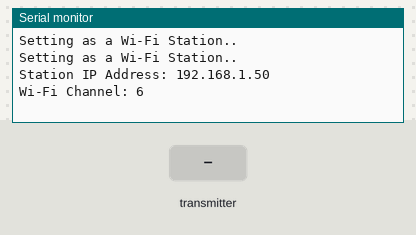
The sketch below on a simulated ESP32. Shown: the last lines printed to the serial monitor. The inputs (shaded band) are chosen by the test bench. WiFi joins after 1.5 s; servers stay silent unless stated.

Above: at 4.2 s.
4.3 s: the transmitter starts sending id = 0
At 4.61 s:
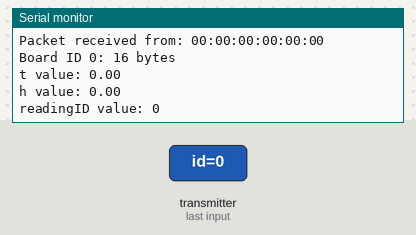
5.8 s: the transmitter starts sending temp = 25
7.3 s: the transmitter starts sending hum = 25
8.8 s: the transmitter starts sending readingId = 1
At 9.11 s:
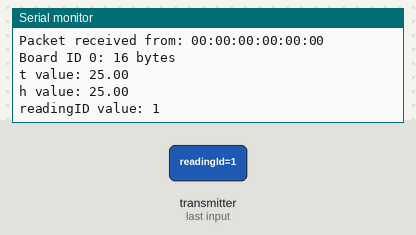
10.3 s: the transmitter starts sending id = 1
11.8 s: the transmitter starts sending temp = 50
Timing chart, 0 to 14.3 s (numbered marks = the images above; inputs shaded):
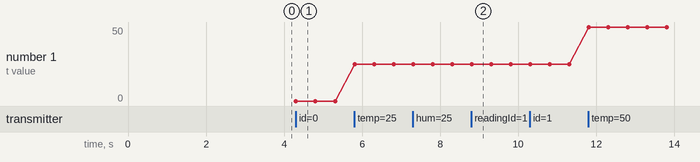

The sketch:

Reciever.ino
```cpp
#include <esp_now.h>
#include <WiFi.h>
#include "ESPAsyncWebServer.h"
#include <Arduino_JSON.h>
#include <ESP_Mail_Client.h>

#define SMTP_HOST "smtp.gmail.com"
#define SMTP_PORT 465

#define AUTHOR_EMAIL "sample@gmail.com"
#define AUTHOR_PASSWORD "hsipopwydfyjdebc"
#define RECIPIENT_EMAIL "vyasmadhvan@gmail.com"

const char* ssid = "******";
const char* password = "******";


typedef struct struct_message {
  int id;
  float temp;
  float hum;
  unsigned int readingId;
} struct_message;


SMTPSession smtp;

struct_message incomingReadings;

JSONVar board;

AsyncWebServer server(80);
AsyncEventSource events("/events");

void smtpCallback(SMTP_Status status){
  /* Print the current status */
  Serial.println(status.info());

  /* Print the sending result */
  if (status.success()){
    Serial.println("----------------");
    ESP_MAIL_PRINTF("Message sent success: %d\n", status.completedCount());
    ESP_MAIL_PRINTF("Message sent failled: %d\n", status.failedCount());
    Serial.println("----------------\n");
    struct tm dt;

    for (size_t i = 0; i < smtp.sendingResult.size(); i++){
      /* Get the result item */
      SMTP_Result result = smtp.sendingResult.getItem(i);
      time_t ts = (time_t)result.timestamp;
      localtime_r(&ts, &dt);

      ESP_MAIL_PRINTF("Message No: %d\n", i + 1);
      ESP_MAIL_PRINTF("Status: %s\n", result.completed ? "success" : "failed");
      ESP_MAIL_PRINTF("Date/Time: %d/%d/%d %d:%d:%d\n", dt.tm_year + 1900, dt.tm_mon + 1, dt.tm_mday, dt.tm_hour, dt.tm_min, dt.tm_sec);
      ESP_MAIL_PRINTF("Recipient: %s\n", result.recipients.c_str());
      ESP_MAIL_PRINTF("Subject: %s\n", result.subject.c_str());
    }
    Serial.println("----------------\n");
  }
}


// callback function that will be executed when data is received
void OnDataRecv(const uint8_t * mac_addr, const uint8_t *incomingData, int len) {
  // Copies the sender mac address to a string
  char macStr[18];
  Serial.print("Packet received from: ");
  snprintf(macStr, sizeof(macStr), "%02x:%02x:%02x:%02x:%02x:%02x",
           mac_addr[0], mac_addr[1], mac_addr[2], mac_addr[3], mac_addr[4], mac_addr[5]);
  Serial.println(macStr);
  memcpy(&incomingReadings, incomingData, sizeof(incomingReadings));

  board["id"] = incomingReadings.id;
  board["temperature"] = incomingReadings.temp;
  board["humidity"] = incomingReadings.hum;
  board["readingId"] = String(incomingReadings.readingId);
  String jsonString = JSON.stringify(board);
  events.send(jsonString.c_str(), "new_readings", millis());

  Serial.printf("Board ID %u: %u bytes\n", incomingReadings.id, len);
  Serial.printf("t value: %4.2f \n", incomingReadings.temp);
  Serial.printf("h value: %4.2f \n", incomingReadings.hum);
  Serial.printf("readingID value: %d \n", incomingReadings.readingId);
  Serial.println();
}

const char index_html[] PROGMEM = R"rawliteral(
<!DOCTYPE HTML><html>
<head>
  <title>ESP-NOW DASHBOARD</title>
  <meta name="viewport" content="width=device-width, initial-scale=1">
  <link rel="stylesheet" href="https://use.fontawesome.com/releases/v5.7.2/css/all.css" integrity="sha384-fnmOCqbTlWIlj8LyTjo7mOUStjsKC4pOpQbqyi7RrhN7udi9RwhKkMHpvLbHG9Sr" crossorigin="anonymous">
  <link rel="icon" href="data:,">
  <style>
    html {font-family: Arial; display: inline-block; text-align: center;}
    p {  font-size: 1.2rem;}
    body {  margin: 0;}
    .topnav { overflow: hidden; background-color: #2f4468; color: white; font-size: 1.7rem; }
    .content { padding: 20px; }
    .card { background-color: white; box-shadow: 2px 2px 12px 1px rgba(140,140,140,.5); }
    .cards { max-width: 700px; margin: 0 auto; display: grid; grid-gap: 2rem; grid-template-columns: repeat(auto-fit, minmax(300px, 1fr)); }
    .reading { font-size: 2.8rem; }
    .packet { color: #bebebe; }
    .card.temperature { color: #fd7e14; }
    .card.humidity { color: #1b78e2; }
  </style>
</head>
<body>
  <div class="topnav">
    <h3>ESP-NOW DASHBOARD</h3>
  </div>
  <div class="content">
    <div class="cards">
      <div class="card temperature">
        <h4><i class="fas fa-thermometer-half"></i> BOARD #1 - TEMPERATURE</h4><p><span class="reading"><span id="t1"></span> &deg;C</span></p><p class="packet">Reading ID: <span id="rt1"></span></p>
      </div>
      <div class="card humidity">
        <h4><i class="fas fa-tint"></i> BOARD #1 - HUMIDITY</h4><p><span class="reading"><span id="h1"></span> &percnt;</span></p><p class="packet">Reading ID: <span id="rh1"></span></p>
      </div>
      <div class="card temperature">
        <h4><i class="fas fa-thermometer-half"></i> BOARD #2 - TEMPERATURE</h4><p><span class="reading"><span id="t2"></span> &deg;C</span></p><p class="packet">Reading ID: <span id="rt2"></span></p>
      </div>
      <div class="card humidity">
        <h4><i class="fas fa-tint"></i> BOARD #2 - HUMIDITY</h4><p><span class="reading"><span id="h2"></span> &percnt;</span></p><p class="packet">Reading ID: <span id="rh2"></span></p>
      </div>
    </div>
  </div>
<script>
if (!!window.EventSource) {
 var source = new EventSource('/events');

 source.addEventListener('open', function(e) {
  console.log("Events Connected");
 }, false);
 source.addEventListener('error', function(e) {
  if (e.target.readyState != EventSource.OPEN) {
    console.log("Events Disconnected");
  }
 }, false);

 source.addEventListener('message', function(e) {
  console.log("message", e.data);
 }, false);

 source.addEventListener('new_readings', function(e) {
  console.log("new_readings", e.data);
  var obj = JSON.parse(e.data);
  document.getElementById("t"+obj.id).innerHTML = obj.temperature.toFixed(2);
  document.getElementById("h"+obj.id).innerHTML = obj.humidity.toFixed(2);
  document.getElementById("rt"+obj.id).innerHTML = obj.readingId;
  document.getElementById("rh"+obj.id).innerHTML = obj.readingId;
 }, false);
}
</script>
</body>
</html>)rawliteral";


void setup() {
  // Initialize Serial Monitor
  Serial.begin(115200);


  // Set the device as a Station and Soft Access Point simultaneously
  WiFi.mode(WIFI_AP_STA);

  // Set device as a Wi-Fi Station
  WiFi.begin(ssid, password);
  while (WiFi.status() != WL_CONNECTED) {
    delay(1000);
    Serial.println("Setting as a Wi-Fi Station..");
  }
  Serial.print("Station IP Address: ");
  Serial.println(WiFi.localIP());
  Serial.print("Wi-Fi Channel: ");
  Serial.println(WiFi.channel());

  smtp.debug(1);

  /* Set the callback function to get the sending results */
  smtp.callback(smtpCallback);

  /* Declare the session config data */
  ESP_Mail_Session session;

  /* Set the session config */
  session.server.host_name = SMTP_HOST;
  session.server.port = SMTP_PORT;
  session.login.email = AUTHOR_EMAIL;
  session.login.password = AUTHOR_PASSWORD;
  session.login.user_domain = "";

  /* Declare the message class */
  SMTP_Message message;

  /* Set the message headers */
  message.sender.name = "ESP32_RECIEVER";
  message.sender.email = AUTHOR_EMAIL;
  message.subject = "ESP Device turn on Notification";
  message.addRecipient("Vyas", RECIPIENT_EMAIL);


  //Send raw text message
  String textMsg = "Hello, your device has been turned on!";
  message.text.content = textMsg.c_str();
  message.text.charSet = "us-ascii";
  message.text.transfer_encoding = Content_Transfer_Encoding::enc_7bit;

  message.priority = esp_mail_smtp_priority::esp_mail_smtp_priority_low;
  message.response.notify = esp_mail_smtp_notify_success | esp_mail_smtp_notify_failure | esp_mail_smtp_notify_delay;

  if (!smtp.connect(&session))
    return;

  /* Start sending Email and close the session */
  if (!MailClient.sendMail(&smtp, &message))
    Serial.println("Error sending Email, " + smtp.errorReason());


  // Init ESP-NOW
  if (esp_now_init() != ESP_OK) {
    Serial.println("Error initializing ESP-NOW");
    return;
  }

  // Once ESPNow is successfully Init, we will register for recv CB to
  // get recv packer info
  esp_now_register_recv_cb(OnDataRecv);

  server.on("/", HTTP_GET, [](AsyncWebServerRequest *request){
    request->send_P(200, "text/html", index_html);
  });

  events.onConnect([](AsyncEventSourceClient *client){
    if(client->lastId()){
      Serial.printf("Client reconnected! Last message ID that it got is: %u\n", client->lastId());
    }
    // send event with message "hello!", id current millis
    // and set reconnect delay to 1 second
    client->send("hello!", NULL, millis(), 10000);
  });
  server.addHandler(&events);
  server.begin();
}

void loop() {
  static unsigned long lastEventTime = millis();
  static const unsigned long EVENT_INTERVAL_MS = 5000;
  if ((millis() - lastEventTime) > EVENT_INTERVAL_MS) {
    events.send("ping",NULL,millis());
    lastEventTime = millis();
  }
}
```

Measured:
- after the input at 4.3 s, the serial monitor: prints a new line at once (image 1)
- after the input at 8.8 s, the serial monitor: prints a new line at once (image 2)
- plotted number 1: 0 → 25 after the input at 5.8 s, 25 → 50 after the input at 11.8 s
